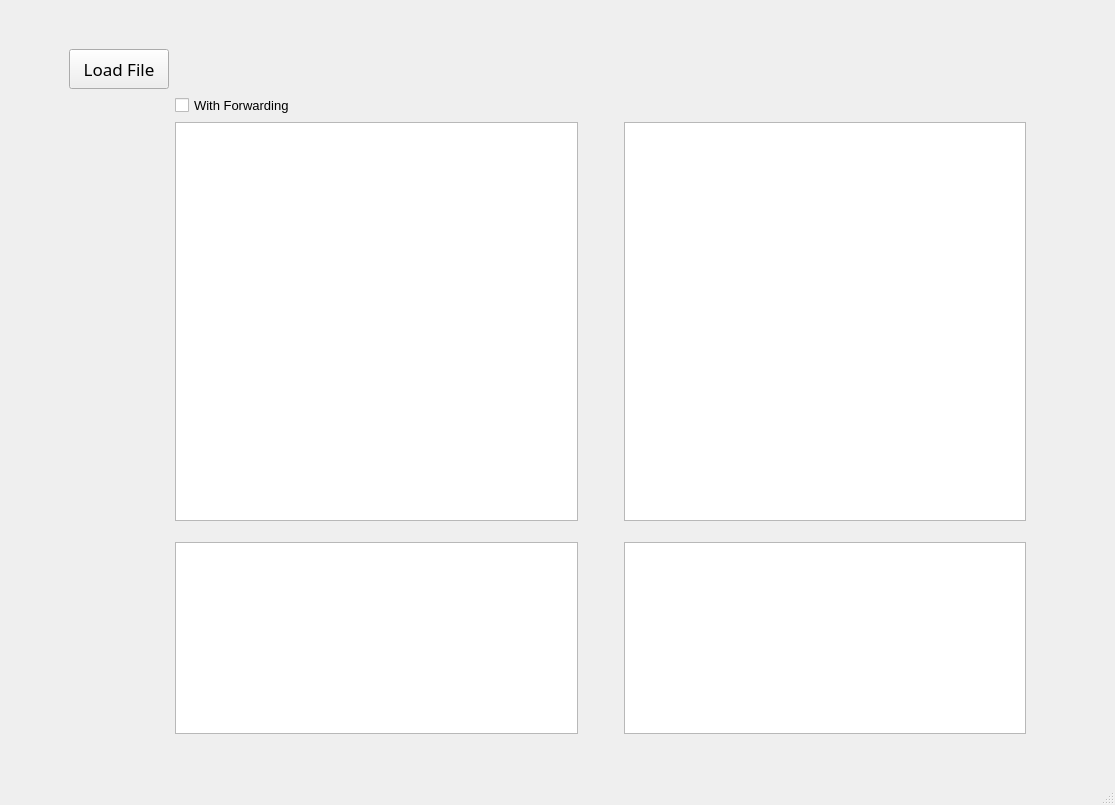
<?xml version="1.0" encoding="UTF-8"?>
<ui version="4.0">
 <class>MainWindow</class>
 <widget class="QMainWindow" name="MainWindow">
  <property name="geometry">
   <rect>
    <x>0</x>
    <y>0</y>
    <width>1115</width>
    <height>805</height>
   </rect>
  </property>
  <property name="windowTitle">
   <string>MainWindow</string>
  </property>
  <widget class="QWidget" name="centralwidget">
   <layout class="QGridLayout" name="gridLayout_2">
    <item row="0" column="1">
     <spacer name="verticalSpacer">
      <property name="orientation">
       <enum>Qt::Vertical</enum>
      </property>
      <property name="sizeType">
       <enum>QSizePolicy::Fixed</enum>
      </property>
      <property name="sizeHint" stdset="0">
       <size>
        <width>20</width>
        <height>40</height>
       </size>
      </property>
     </spacer>
    </item>
    <item row="1" column="2">
     <spacer name="horizontalSpacer_2">
      <property name="orientation">
       <enum>Qt::Horizontal</enum>
      </property>
      <property name="sizeType">
       <enum>QSizePolicy::Fixed</enum>
      </property>
      <property name="sizeHint" stdset="0">
       <size>
        <width>80</width>
        <height>20</height>
       </size>
      </property>
     </spacer>
    </item>
    <item row="1" column="1">
     <layout class="QGridLayout" name="gridLayout">
      <item row="3" column="0">
       <spacer name="horizontalSpacer_4">
        <property name="orientation">
         <enum>Qt::Horizontal</enum>
        </property>
        <property name="sizeType">
         <enum>QSizePolicy::Fixed</enum>
        </property>
        <property name="sizeHint" stdset="0">
         <size>
          <width>100</width>
          <height>20</height>
         </size>
        </property>
       </spacer>
      </item>
      <item row="0" column="2">
       <spacer name="verticalSpacer_5">
        <property name="orientation">
         <enum>Qt::Vertical</enum>
        </property>
        <property name="sizeType">
         <enum>QSizePolicy::Fixed</enum>
        </property>
        <property name="sizeHint" stdset="0">
         <size>
          <width>20</width>
          <height>40</height>
         </size>
        </property>
       </spacer>
      </item>
      <item row="3" column="5">
       <widget class="QTextEdit" name="textEdit">
        <property name="font">
         <font>
          <family>Courier New</family>
          <pointsize>12</pointsize>
          <weight>75</weight>
          <bold>true</bold>
         </font>
        </property>
       </widget>
      </item>
      <item row="5" column="2">
       <widget class="QTextBrowser" name="textBrowser">
        <property name="sizePolicy">
         <sizepolicy hsizetype="Expanding" vsizetype="Fixed">
          <horstretch>0</horstretch>
          <verstretch>0</verstretch>
         </sizepolicy>
        </property>
        <property name="font">
         <font>
          <family>Courier New</family>
          <pointsize>12</pointsize>
          <weight>50</weight>
          <bold>false</bold>
         </font>
        </property>
       </widget>
      </item>
      <item row="0" column="5">
       <spacer name="verticalSpacer_4">
        <property name="orientation">
         <enum>Qt::Vertical</enum>
        </property>
        <property name="sizeType">
         <enum>QSizePolicy::Fixed</enum>
        </property>
        <property name="sizeHint" stdset="0">
         <size>
          <width>20</width>
          <height>40</height>
         </size>
        </property>
       </spacer>
      </item>
      <item row="3" column="3">
       <spacer name="verticalSpacer_3">
        <property name="orientation">
         <enum>Qt::Vertical</enum>
        </property>
        <property name="sizeType">
         <enum>QSizePolicy::Fixed</enum>
        </property>
        <property name="sizeHint" stdset="0">
         <size>
          <width>20</width>
          <height>350</height>
         </size>
        </property>
       </spacer>
      </item>
      <item row="0" column="0">
       <widget class="QPushButton" name="pushButton">
        <property name="sizePolicy">
         <sizepolicy hsizetype="Preferred" vsizetype="Preferred">
          <horstretch>0</horstretch>
          <verstretch>0</verstretch>
         </sizepolicy>
        </property>
        <property name="font">
         <font>
          <family>Modern No. 20</family>
          <pointsize>13</pointsize>
         </font>
        </property>
        <property name="text">
         <string>Load File</string>
        </property>
       </widget>
      </item>
      <item row="3" column="4">
       <spacer name="horizontalSpacer_3">
        <property name="orientation">
         <enum>Qt::Horizontal</enum>
        </property>
        <property name="sizeType">
         <enum>QSizePolicy::Fixed</enum>
        </property>
        <property name="sizeHint" stdset="0">
         <size>
          <width>20</width>
          <height>20</height>
         </size>
        </property>
       </spacer>
      </item>
      <item row="5" column="5">
       <widget class="QTextEdit" name="textEdit_3">
        <property name="sizePolicy">
         <sizepolicy hsizetype="Expanding" vsizetype="Fixed">
          <horstretch>0</horstretch>
          <verstretch>0</verstretch>
         </sizepolicy>
        </property>
        <property name="font">
         <font>
          <family>Courier New</family>
          <pointsize>12</pointsize>
          <weight>75</weight>
          <bold>true</bold>
         </font>
        </property>
       </widget>
      </item>
      <item row="3" column="2">
       <widget class="QTextEdit" name="textEdit_2">
        <property name="font">
         <font>
          <family>Courier New</family>
          <pointsize>12</pointsize>
          <weight>75</weight>
          <bold>true</bold>
         </font>
        </property>
       </widget>
      </item>
      <item row="4" column="2">
       <spacer name="verticalSpacer_7">
        <property name="orientation">
         <enum>Qt::Vertical</enum>
        </property>
        <property name="sizeType">
         <enum>QSizePolicy::Fixed</enum>
        </property>
        <property name="sizeHint" stdset="0">
         <size>
          <width>20</width>
          <height>15</height>
         </size>
        </property>
       </spacer>
      </item>
      <item row="1" column="2">
       <widget class="QCheckBox" name="checkBox">
        <property name="font">
         <font>
          <family>Arial</family>
          <pointsize>10</pointsize>
         </font>
        </property>
        <property name="text">
         <string>With Forwarding</string>
        </property>
       </widget>
      </item>
     </layout>
    </item>
    <item row="1" column="0">
     <spacer name="horizontalSpacer">
      <property name="orientation">
       <enum>Qt::Horizontal</enum>
      </property>
      <property name="sizeType">
       <enum>QSizePolicy::Fixed</enum>
      </property>
      <property name="sizeHint" stdset="0">
       <size>
        <width>60</width>
        <height>20</height>
       </size>
      </property>
     </spacer>
    </item>
    <item row="2" column="1">
     <spacer name="verticalSpacer_2">
      <property name="orientation">
       <enum>Qt::Vertical</enum>
      </property>
      <property name="sizeType">
       <enum>QSizePolicy::Fixed</enum>
      </property>
      <property name="sizeHint" stdset="0">
       <size>
        <width>20</width>
        <height>40</height>
       </size>
      </property>
     </spacer>
    </item>
   </layout>
  </widget>
  <widget class="QMenuBar" name="menubar">
   <property name="geometry">
    <rect>
     <x>0</x>
     <y>0</y>
     <width>1115</width>
     <height>26</height>
    </rect>
   </property>
  </widget>
  <widget class="QStatusBar" name="statusbar"/>
 </widget>
 <resources/>
 <connections/>
</ui>
